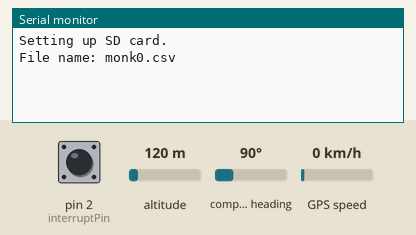
Simulated run of this sketch. Board: Arduino Uno, built with avr-gcc and run on an emulated ATmega328P. Parts: the last lines printed to the serial monitor. The inputs (shaded band) are chosen by the test bench; at power-on: altitude 120 m, pin 2 (interruptPin) LOW, compass heading 90°, GPS speed 0 km/h. Storage starts empty; the GPS gets a fix after 3 s at 37.7749, -122.4194 with 8 satellites.

Above: at 1.2 s.
1.3 s: altitude set to 90 m
At 2.11 s:
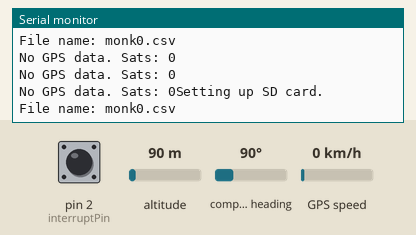
At 4.7 s:
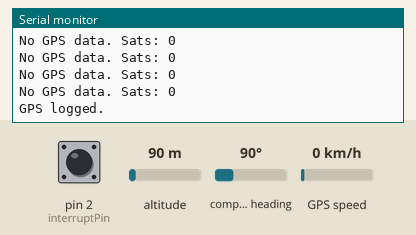

Measured:
- after the input at 1.3 s, the serial monitor: prints a new line after 0.75 s (image 1)

The sketch:

logger.ino
```cpp
 /******************************************************************************

Updated to replace new_skry 17/2/2022:

- we have cosmic ray interrupt (rising) on pin 2, serial from gps (5v) on pin 3 and sd card on usual pins with CS as pin 4

  CSV_Logger_TinyGPSPlus.ino
  Log GPS data to a CSV file on a uSD card
  By Jim Lindblom @ SparkFun Electronics
  February 9, 2016
  https://github.com/sparkfun/GPS_Shield

  This example uses SoftwareSerial to communicate with the GPS module on
  pins 8 and 9, then communicates over SPI to log that data to a uSD card.

  It uses the TinyGPS++ library to parse the NMEA strings sent by the GPS module,
  and prints interesting GPS information - comma separated - to a newly created
  file on the SD card.

  Resources:
  TinyGPS++ Library  - https://github.com/mikalhart/TinyGPSPlus/releases
  SD Library (Built-in)
  SoftwareSerial Library (Built-in)

  Development/hardware environment specifics:
  Arduino IDE 1.6.7
  GPS Logger Shield v2.0 - Make sure the UART switch is set to SW-UART
  Arduino Uno, RedBoard, Pro, etc.
******************************************************************************/

#include <SPI.h>
#include <SD.h>
#include <TinyGPS++.h>

#define ARDUINO_USD_CS 4 // uSD card CS pin (pin 10 on SparkFun GPS Logger Shield)

/////////////////////////
// Log File Defintions //
/////////////////////////
// Keep in mind, the SD library has max file name lengths of 8.3 - 8 char prefix,
// and a 3 char suffix.
// Our log files are called "gpslogXX.csv, so "gpslog99.csv" is our max file.
#define LOG_FILE_PREFIX "monk" // Name of the log file.
#define MAX_LOG_FILES 100 // Number of log files that can be made
#define LOG_FILE_SUFFIX "csv" // Suffix of the log file
char logFileName[13]; // Char string to store the log file name
// Data to be logged:
#define LOG_COLUMN_COUNT 9
char * log_col_names[LOG_COLUMN_COUNT] = {
  "longitude", "latitude", "altitude", "speed", "course", "date", "time", "satellites", "cosmic"
}; // log_col_names is printed at the top of the file.

//////////////////////
// Log Rate Control //
//////////////////////
#define LOG_RATE 2000 // Log every 2 seconds
unsigned long lastLog = 0; // Global var to keep of last time we logged

/////////////////////////
// TinyGPS Definitions //
/////////////////////////
TinyGPSPlus tinyGPS; // tinyGPSPlus object to be used throughout
#define GPS_BAUD 9600 // GPS module's default baud rate

/////////////////////////////////
// GPS Serial Port Definitions //
/////////////////////////////////
// If you're using an Arduino Uno, RedBoard, or any board that uses the
// 0/1 UART for programming/Serial monitor-ing, use SoftwareSerial:
#include <SoftwareSerial.h>
#define ARDUINO_GPS_RX 5 // GPS TX, Arduino RX pin wrong way round here but
#define ARDUINO_GPS_TX 3 // GPS RX, Arduino TX pin
SoftwareSerial ssGPS(ARDUINO_GPS_TX, ARDUINO_GPS_RX); // Create a SoftwareSerial - on pin 3 as pin 2 is interrupt

// Set gpsPort to either ssGPS if using SoftwareSerial or Serial1 if using an
// Arduino with a dedicated hardware serial port
#define gpsPort ssGPS  // Alternatively, use Serial1 on the Leonardo

// Define the serial monitor port. On the Uno, and Leonardo this is 'Serial'
//  on other boards this may be 'SerialUSB'
#define SerialMonitor Serial

// for cosmic
const byte interruptPin = 2;
volatile int ccount=0;
int logcount;

void setup()
{
  SerialMonitor.begin(9600);
  gpsPort.begin(GPS_BAUD);

  SerialMonitor.println("Setting up SD card.");
  // see if the card is present and can be initialized:
  if (!SD.begin(ARDUINO_USD_CS))
  {
    SerialMonitor.println("Error initializing SD card.");
  }
  updateFileName(); // Each time we start, create a new file, increment the number
  printHeader(); // Print a header at the top of the new file

  pinMode(interruptPin, INPUT);
  attachInterrupt(digitalPinToInterrupt(interruptPin), cosmic, RISING);

}

void loop()
{
  if ((lastLog + LOG_RATE) <= millis())
  { // If it's been LOG_RATE milliseconds since the last log:
    if (tinyGPS.location.isUpdated()) // If the GPS data is vaild
    {
      noInterrupts();
      logcount=ccount;
      ccount=0;
      interrupts();
      if (logGPSData()) // Log the GPS data
      {
        SerialMonitor.println("GPS logged."); // Print a debug message
        lastLog = millis(); // Update the lastLog variable
      }
      else // If we failed to log GPS
      { // Print an error, don't update lastLog
        SerialMonitor.println("Failed to log new GPS data.");
      }
    }
    else // If GPS data isn't valid
    {
      // Print a debug message. Maybe we don't have enough satellites yet.
      SerialMonitor.print("No GPS data. Sats: ");
      SerialMonitor.println(tinyGPS.satellites.value());
    }
  }

  // If we're not logging, continue to "feed" the tinyGPS object:
  while (gpsPort.available())
    tinyGPS.encode(gpsPort.read());
}

byte logGPSData()
{
  File logFile = SD.open(logFileName, FILE_WRITE); // Open the log file

  if (logFile)
  { // Print longitude, latitude, altitude (in feet), speed (in mph), course
    // in (degrees), date, time, and number of satellites.
    logFile.print(tinyGPS.location.lng(), 6);
    logFile.print(',');
    logFile.print(tinyGPS.location.lat(), 6);
    logFile.print(',');
    logFile.print(tinyGPS.altitude.feet(), 1);
    logFile.print(',');
    logFile.print(tinyGPS.speed.mph(), 1);
    logFile.print(',');
    logFile.print(tinyGPS.course.deg(), 1);
    logFile.print(',');
    logFile.print(tinyGPS.date.value());
    logFile.print(',');
    logFile.print(tinyGPS.time.value());
    logFile.print(',');
    logFile.print(tinyGPS.satellites.value());
    logFile.print(',');
    logFile.print(logcount);
    logFile.println();
    logFile.close();

    return 1; // Return success
  }

  return 0; // If we failed to open the file, return fail
}

// printHeader() - prints our eight column names to the top of our log file
void printHeader()
{
  File logFile = SD.open(logFileName, FILE_WRITE); // Open the log file

  if (logFile) // If the log file opened, print our column names to the file
  {
    int i = 0;
    for (; i < LOG_COLUMN_COUNT; i++)
    {
      logFile.print(log_col_names[i]);
      if (i < LOG_COLUMN_COUNT - 1) // If it's anything but the last column
        logFile.print(','); // print a comma
      else // If it's the last column
        logFile.println(); // print a new line
    }
    logFile.close(); // close the file
  }
}

// updateFileName() - Looks through the log files already present on a card,
// and creates a new file with an incremented file index.
void updateFileName()
{
  int i = 0;
  for (; i < MAX_LOG_FILES; i++)
  {
    memset(logFileName, 0, strlen(logFileName)); // Clear logFileName string
    // Set logFileName to "gpslogXX.csv":
    sprintf(logFileName, "%s%d.%s", LOG_FILE_PREFIX, i, LOG_FILE_SUFFIX);
    if (!SD.exists(logFileName)) // If a file doesn't exist
    {
      break; // Break out of this loop. We found our index
    }
    else // Otherwise:
    {
      SerialMonitor.print(logFileName);
      SerialMonitor.println(" exists"); // Print a debug statement
    }
  }
  SerialMonitor.print("File name: ");
  SerialMonitor.println(logFileName); // Debug print the file name
}

void cosmic() {
  ccount++;
}
```
